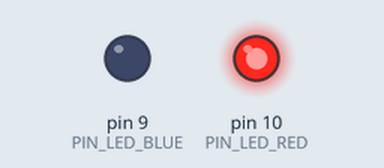
The sketch below on a simulated Arduino Uno, built with avr-gcc and run on an emulated ATmega328P. Parts: output pins drawn as LEDs (lit = HIGH). What the sketch prints to the serial monitor is not drawn.

Above: at 0.1 s.
Timing chart, 0 to 1.6 s (numbered marks = the images above):
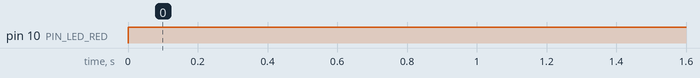

The sketch:

pandora.ino
```cpp
const unsigned int PIN_LED_BLUE = 9;
const unsigned int PIN_LED_RED = 10;

const unsigned int MAX_BRIGHT = 255;
const unsigned int MIN_BRIGHT = 0;

const unsigned int SECOND = 1000; // miliseconds
const unsigned int MINUTE = SECOND * 60;
const unsigned long HOUR = MINUTE * 60L;

const unsigned int DELAY_INTERVAL = SECOND;

const unsigned long WATER_INTERVAL = HOUR * 2L;
const unsigned long WATER_INTERVAL_PRE = WATER_INTERVAL - MINUTE * 5L;
const unsigned long WATER_INTERVAL_PRE_DIFF = WATER_INTERVAL - WATER_INTERVAL_PRE;
const unsigned long WATER_INTERVAL_POST = WATER_INTERVAL + MINUTE * 5L;
const unsigned long WATER_INTERVAL_POST_DIFF = WATER_INTERVAL + WATER_INTERVAL_POST;

boolean is_led_blue_on = false;

void verbose() {
    unsigned long current_time = millis();

    unsigned int hours = current_time / HOUR;
    unsigned int minutes = (current_time % HOUR) / MINUTE;
    unsigned int seconds = ((current_time % HOUR) % MINUTE) / SECOND;

    Serial.print(hours, DEC);
    Serial.print(":");
    Serial.print(minutes, DEC);
    Serial.print(":");
    Serial.print(seconds, DEC);
    Serial.println();
}

int get_led_blue_bright() {
    unsigned long current_time = millis();
    unsigned int led_blue_bright = MIN_BRIGHT;

    if (current_time > WATER_INTERVAL_PRE && current_time < WATER_INTERVAL) {
        led_blue_bright = (current_time - WATER_INTERVAL_PRE) * MAX_BRIGHT / WATER_INTERVAL_PRE_DIFF;
    } else if (current_time > WATER_INTERVAL && current_time < WATER_INTERVAL_POST) {
        led_blue_bright = MAX_BRIGHT;
    } else if (current_time > WATER_INTERVAL_POST) {
        if (is_led_blue_on) {
            led_blue_bright = MAX_BRIGHT;
            is_led_blue_on = false;
        } else {
            led_blue_bright = MIN_BRIGHT;
            is_led_blue_on = true;
        }
    }

    return led_blue_bright;
}

// The setup function runs once when you press reset or power the board.
void setup() {
    Serial.begin(9600);

    pinMode(PIN_LED_BLUE, OUTPUT);
    pinMode(PIN_LED_RED, OUTPUT);
}

// The loop function runs over and over again forever.
void loop() {
    verbose();
    analogWrite(PIN_LED_BLUE, get_led_blue_bright());
    analogWrite(PIN_LED_RED, MAX_BRIGHT);
    delay(DELAY_INTERVAL);
}
```

Measured:
- by itself, pin 10 (PIN_LED_RED): LOW → HIGH at 0.00 s
